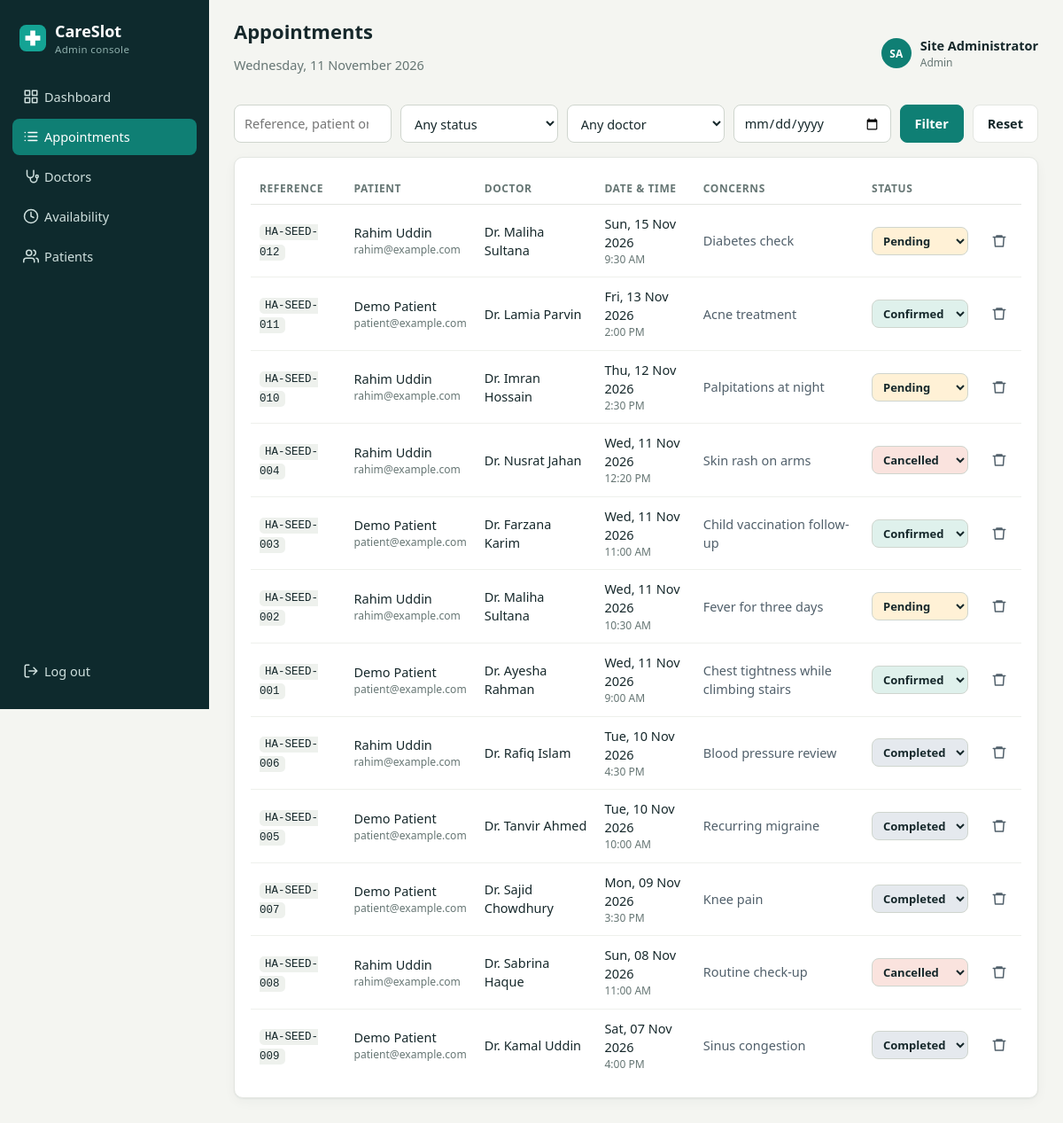
The page /admin/appointments.php (signed in) on the database its author committed.
### tables this page shows
CREATE TABLE appointments (
  id INT UNSIGNED AUTO_INCREMENT PRIMARY KEY,
  reference VARCHAR(20) NOT NULL UNIQUE,
  patient_id INT UNSIGNED NOT NULL,
  doctor_id INT UNSIGNED NOT NULL,
  appointment_date DATE NOT NULL,
  appointment_time TIME NOT NULL,
  concerns TEXT NULL,
  status ENUM('pending','confirmed','completed','cancelled') NOT NULL DEFAULT 'pending',
  slot_key VARCHAR(40) NULL,
  created_at TIMESTAMP NOT NULL DEFAULT CURRENT_TIMESTAMP,
  updated_at TIMESTAMP NOT NULL DEFAULT CURRENT_TIMESTAMP ON UPDATE CURRENT_TIMESTAMP,
  UNIQUE KEY uq_active_slot (slot_key),
  INDEX idx_appt_date (appointment_date, status),
  INDEX idx_appt_patient (patient_id),
  INDEX idx_appt_doctor_date (doctor_id, appointment_date),
  CONSTRAINT fk_appt_patient FOREIGN KEY (patient_id) REFERENCES users(id) ON DELETE CASCADE,
  CONSTRAINT fk_appt_doctor FOREIGN KEY (doctor_id) REFERENCES doctors(id)
);

CREATE TABLE users (
  id INT UNSIGNED AUTO_INCREMENT PRIMARY KEY,
  name VARCHAR(80) NOT NULL,
  email VARCHAR(120) NOT NULL UNIQUE,
  phone VARCHAR(20) NULL,
  password_hash VARCHAR(255) NOT NULL,
  role ENUM('patient','admin') NOT NULL DEFAULT 'patient',
  created_at TIMESTAMP NOT NULL DEFAULT CURRENT_TIMESTAMP
);

CREATE TABLE doctors (
  id INT UNSIGNED AUTO_INCREMENT PRIMARY KEY,
  name VARCHAR(80) NOT NULL,
  specialization_id INT UNSIGNED NOT NULL,
  qualification VARCHAR(120) NULL,
  experience_years TINYINT UNSIGNED NOT NULL DEFAULT 0,
  fee DECIMAL(8,2) NOT NULL DEFAULT 0,
  bio TEXT NULL,
  photo VARCHAR(160) NULL,
  slot_minutes TINYINT UNSIGNED NOT NULL DEFAULT 30,
  active TINYINT(1) NOT NULL DEFAULT 1,
  created_at TIMESTAMP NOT NULL DEFAULT CURRENT_TIMESTAMP,
  INDEX idx_doctor_spec (specialization_id, active),
  CONSTRAINT fk_doctor_spec FOREIGN KEY (specialization_id) REFERENCES specializations(id)
);

### admin/appointments.php (the view, shortened to what this page needs)
<?php
require __DIR__ . '/../includes/functions.php';
$pdo = db();
$q = trim($_GET['q'] ?? '');
$date = $_GET['date'] ?? '';
$where = [];
$params = [];
$stmt = $pdo->prepare('SELECT a.*, d.name AS doctor_name, u.name AS patient_name, u.email AS patient_email
    FROM appointments a JOIN doctors d ON d.id = a.doctor_id JOIN users u ON u.id = a.patient_id'
    . ($where ? ' WHERE ' . implode(' AND ', $where) : '')
    . ' ORDER BY a.appointment_date DESC, a.appointment_time DESC LIMIT 300');
$stmt->execute($params);
$rows = $stmt->fetchAll();
$pageTitle = 'Appointments';
$active = 'appointments';
require __DIR__ . '/../includes/header.php';
?>
<form class="filter-bar" method="get">
    <input type="search" name="q" value="<?= e($q) ?>" placeholder="Reference, patient or doctor">
    <select name="status"><option value="">Any status</option>
    </select>
    <select name="doctor"><option value="0">Any doctor</option>
    </select>
    <input type="date" name="date" value="<?= e($date) ?>">
    <button class="btn btn-primary">Filter</button>
    <a class="btn" href="appointments.php">Reset</a>
</form>
<section class="card">
    <div class="table-wrap"><table>
        <thead><tr><th>Reference</th><th>Patient</th><th>Doctor</th><th>Date &amp; time</th><th>Concerns</th><th>Status</th><th></th></tr></thead>
        <tbody>
        <?php foreach ($rows as $a): ?>
            <tr>
                <td><code><?= e($a['reference']) ?></code></td>
                <td><?= e($a['patient_name']) ?><small class="block muted"><?= e($a['patient_email']) ?></small></td>
                <td><?= e($a['doctor_name']) ?></td>
                <td><?= e(fmt_date($a['appointment_date'])) ?><small class="block muted"><?= e(fmt_time($a['appointment_time'])) ?></small></td>
                <td class="concerns-cell"><?= e($a['concerns']) ?></td>
                <td>
                    <form method="post" class="inline">
                        <select name="status" class="status-select s-<?= e($a['status']) ?>" data-autosubmit>
                            <?php foreach (APPOINTMENT_STATUSES as $s): ?><option value="<?= $s ?>" <?= $a['status'] === $s ? 'selected' : '' ?>><?= ucfirst($s) ?></option><?php endforeach; ?>
                        </select>
                    </form>
                </td>
                <td>
                    <form method="post" class="inline" data-confirm="Delete this appointment record permanently?">
                        <button class="icon-btn danger" title="Delete"><?= icon('trash') ?></button>
                    </form>
                </td>
            </tr>
        <?php endforeach; ?>
        </tbody>
    </table></div>
</section>
<?php require __DIR__ . '/../includes/footer.php'; ?>

### includes/header.php (shortened to what this page needs)
<?php
$user = current_user();
$bare = $bare ?? false;
?>
<!doctype html>
<html lang="en">
<head>
<link rel="stylesheet" href="<?= BASE_URL ?>/assets/css/style.css">
</head>
<body class="<?= $bare ? 'auth-page' : '' ?>">
<?php if (!$bare && $user): ?>
<div class="shell">
    <?php require __DIR__ . '/sidebar.php'; ?>
    <main class="main">
        <header class="topbar">
            <div>
                <h1><?= e($pageTitle ?? '') ?></h1>
                <p class="muted"><?= e(date('l, d F Y')) ?></p>
            </div>
            <div class="whoami"><span class="avatar sm" style="background:#0f7f74"><?= e(initials($user['name'])) ?></span><span><?= e($user['name']) ?><small><?= e(ucfirst($user['role'])) ?></small></span></div>
        </header>
<?php endif; ?>

### includes/sidebar.php
<?php
$isAdmin = $user['role'] === 'admin';
$items = $isAdmin
    ? [
        'dashboard' => ['/admin/dashboard.php', 'grid', 'Dashboard'],
        'appointments' => ['/admin/appointments.php', 'list', 'Appointments'],
        'doctors' => ['/admin/doctors.php', 'doctor', 'Doctors'],
        'availability' => ['/admin/availability.php', 'clock', 'Availability'],
        'patients' => ['/admin/patients.php', 'users', 'Patients'],
    ]
    : [
        'book' => ['/index.php', 'calendar', 'Book appointment'],
        'mine' => ['/my-appointments.php', 'list', 'My appointments'],
    ];
?>
<aside class="sidebar" id="sidebar">
    <a class="brand" href="<?= BASE_URL ?>/">
        <svg viewBox="0 0 32 32" width="30" height="30" aria-hidden="true"><rect width="32" height="32" rx="8" fill="#14a394"/><path d="M13 7h6v6h6v6h-6v6h-6v-6H7v-6h6z" fill="#fff"/></svg>
        <span>CareSlot<small><?= $isAdmin ? 'Admin console' : 'Patient portal' ?></small></span>
    </a>
    <nav>
        <?php foreach ($items as $key => [$href, $ico, $label]): ?>
            <a href="<?= BASE_URL . $href ?>" class="<?= ($active ?? '') === $key ? 'active' : '' ?>"><?= icon($ico) ?><?= e($label) ?></a>
        <?php endforeach; ?>
    </nav>
    <a class="logout" href="<?= BASE_URL ?>/logout.php?t=<?= e(csrf_token()) ?>"><?= icon('logout') ?>Log out</a>
</aside>

### includes/functions.php (shortened to what this page needs)
<?php
function e(?string $value): string
{
    return htmlspecialchars((string) $value, ENT_QUOTES, 'UTF-8');
}
function fmt_date(string $date): string
{
    return date('D, d M Y', strtotime($date));
}
function fmt_time(string $time): string
{
    return date('g:i A', strtotime($time));
}
function csrf_token(): string
{
    return $_SESSION['csrf'] ??= bin2hex(random_bytes(32));
}
function current_user(): ?array
{
    return $_SESSION['user'] ?? null;
}
function initials(string $name): string
{
    $name = trim(preg_replace('/^dr\.?\s+/i', '', $name));
    $parts = preg_split('/\s+/', $name);
    $letters = mb_substr($parts[0], 0, 1) . (isset($parts[1]) ? mb_substr($parts[1], 0, 1) : '');
    return strtoupper($letters);
}
function icon(string $name): string
{
    static $paths = [
        'grid' => '<rect x="3" y="3" width="7" height="7"/><rect x="14" y="3" width="7" height="7"/><rect x="14" y="14" width="7" height="7"/><rect x="3" y="14" width="7" height="7"/>',
        'calendar' => '<rect x="3" y="4" width="18" height="18" rx="2"/><path d="M16 2v4M8 2v4M3 10h18"/>',
        'list' => '<path d="M8 6h13M8 12h13M8 18h13M3 6h.01M3 12h.01M3 18h.01"/>',
        'users' => '<path d="M17 21v-2a4 4 0 0 0-4-4H5a4 4 0 0 0-4 4v2"/><circle cx="9" cy="7" r="4"/><path d="M23 21v-2a4 4 0 0 0-3-3.87M16 3.13a4 4 0 0 1 0 7.75"/>',
        'doctor' => '<path d="M6 3v6a5 5 0 0 0 10 0V3"/><path d="M11 14v2a5 5 0 0 0 10 0v-2"/><circle cx="21" cy="12" r="2"/>',
        'clock' => '<circle cx="12" cy="12" r="10"/><path d="M12 6v6l4 2"/>',
        'logout' => '<path d="M9 21H5a2 2 0 0 1-2-2V5a2 2 0 0 1 2-2h4M16 17l5-5-5-5M21 12H9"/>',
        'search' => '<circle cx="11" cy="11" r="8"/><path d="m21 21-4.3-4.3"/>',
        'left' => '<path d="m15 18-6-6 6-6"/>',
        'right' => '<path d="m9 18 6-6-6-6"/>',
        'check' => '<path d="M20 6 9 17l-5-5"/>',
        'star' => '<path d="m12 2 3.1 6.3 6.9 1-5 4.9 1.2 6.8L12 17.8 5.8 21l1.2-6.8-5-4.9 6.9-1z"/>',
        'plus' => '<path d="M12 5v14M5 12h14"/>',
        'trash' => '<path d="M3 6h18M8 6V4h8v2M19 6l-1 14H6L5 6"/>',
        'edit' => '<path d="M12 20h9M16.5 3.5a2.1 2.1 0 0 1 3 3L7 19l-4 1 1-4z"/>',
        'menu' => '<path d="M3 6h18M3 12h18M3 18h18"/>',
    ];
    return '<svg class="icon" viewBox="0 0 24 24" fill="none" stroke="currentColor" stroke-width="2" stroke-linecap="round" stroke-linejoin="round" aria-hidden="true">' . ($paths[$name] ?? '') . '</svg>';
}

### includes/footer.php (shortened to what this page needs)
<?php if (!($bare ?? false) && current_user()): ?>
    </main>
</div>
<?php endif; ?>
</body>
</html>

### assets/css/style.css (style rules this page uses)
:root { --ink:#16282b;--side:#0e2a2d;--side-2:#163c40;--teal:#0f7f74;--teal-d:#0a5f57;--teal-l:#e2f0ed;--bg:#f4f5f1;--card:#fff;--line:#e3e6e1;--muted:#667674;--coral:#c9533a;--amber:#b7791f;--slate:#51606b;--r:10px;--shadow:0 1px 2px rgba(14,42,45,.06),0 4px 14px rgba(14,42,45,.04) }
* { box-sizing:border-box }
body { margin:0;font-family:"Segoe UI",system-ui,-apple-system,Roboto,Arial,sans-serif;font-size:14.5px;color:var(--ink);background:var(--bg);line-height:1.45 }
h1,h2,h3 { margin:0;line-height:1.2 }
a { color:var(--teal-d) }
code { font-size:12.5px;background:#eef1ed;padding:2px 6px;border-radius:5px }
.muted { color:var(--muted) }
.block { display:block }
.icon { width:18px;height:18px;flex:none;vertical-align:-4px;margin-right:6px }
.shell { display:flex;min-height:100vh }
.sidebar { width:236px;background:var(--side);color:#cfe0de;display:flex;flex-direction:column;padding:22px 14px;position:sticky;top:0;height:100vh;flex:none }
.brand { display:flex;gap:10px;align-items:center;text-decoration:none;color:#fff;font-weight:700;font-size:18px;padding:0 8px 24px }
.brand small { display:block;font-weight:400;font-size:11.5px;color:#8fb0ad;letter-spacing:.03em }
.sidebar nav { display:flex;flex-direction:column;gap:4px;flex:1 }
.sidebar nav a,.logout { display:flex;align-items:center;padding:10px 12px;border-radius:8px;color:#cfe0de;text-decoration:none;transition:background .15s }
.sidebar nav a.active { background:var(--teal);color:#fff }
.main { flex:1;min-width:0;padding:22px 28px 40px }
.topbar { display:flex;align-items:center;gap:14px;margin-bottom:20px }
.topbar h1 { font-size:22px }
.topbar>div:first-of-type { flex:1 }
.whoami { display:flex;gap:10px;align-items:center;font-weight:600 }
.whoami small { display:block;font-weight:400;color:var(--muted);font-size:12px }
.avatar { display:inline-flex;align-items:center;justify-content:center;width:46px;height:46px;border-radius:50%;color:#fff;font-weight:700;font-size:15px;object-fit:cover;flex:none }
.avatar.sm { width:34px;height:34px;font-size:12px }
.card { background:var(--card);border:1px solid var(--line);border-radius:var(--r);box-shadow:var(--shadow);padding:18px;margin-bottom:18px }
.btn { display:inline-flex;align-items:center;justify-content:center;gap:4px;padding:9px 16px;border-radius:8px;border:1px solid var(--line);background:#fff;color:var(--ink);font:inherit;font-weight:600;cursor:pointer;text-decoration:none;transition:background .15s,border-color .15s }
.btn-primary { background:var(--teal);border-color:var(--teal);color:#fff }
.icon-btn { display:inline-flex;background:none;border:0;padding:6px;border-radius:6px;cursor:pointer;color:var(--slate);line-height:0 }
.icon-btn .icon { margin:0 }
input,select,textarea { font:inherit;color:inherit;padding:9px 11px;border:1px solid #cfd5ce;border-radius:8px;background:#fff;width:100%;transition:border-color .15s,box-shadow .15s }
.filter-bar { display:flex;gap:10px;flex-wrap:wrap;margin-bottom:16px }
.filter-bar input,.filter-bar select { width:auto;min-width:160px;flex:1;max-width:240px }
.table-wrap { overflow-x:auto }
table { width:100%;border-collapse:collapse }
th { text-align:left;font-size:12px;text-transform:uppercase;letter-spacing:.05em;color:var(--muted);padding:8px 10px;border-bottom:1px solid var(--line) }
td { padding:11px 10px;border-bottom:1px solid #eef0ec;vertical-align:middle }
tr:last-child td { border-bottom:0 }
.inline { display:inline }
.concerns-cell { max-width:240px;color:var(--slate) }
.status-select { width:auto;padding:5px 8px;font-weight:600;font-size:13px }
.status-select.s-pending { background:#fff1d6 }
.status-select.s-confirmed { background:#dff1ec }
.status-select.s-completed { background:#e5e9ee }
.status-select.s-cancelled { background:#fae3de }

### rows shown on the page
appointments: reference "HA-SEED-012", patient.name "Rahim Uddin", patient.email "rahim@example.com", doctor.name "Dr. Maliha Sultana", appointment_date "Sun, 15 Nov 2026", appointment_time "9:30 AM", concerns "Diabetes check", status "Pending"
appointments: reference "HA-SEED-011", patient.name "Demo Patient", patient.email "patient@example.com", doctor.name "Dr. Lamia Parvin", appointment_date "Fri, 13 Nov 2026", appointment_time "2:00 PM", concerns "Acne treatment", status "Confirmed"
appointments: reference "HA-SEED-010", patient.name "Rahim Uddin", patient.email "rahim@example.com", doctor.name "Dr. Imran Hossain", appointment_date "Thu, 12 Nov 2026", appointment_time "2:30 PM", concerns "Palpitations at night", status "Pending"
appointments: reference "HA-SEED-004", patient.name "Rahim Uddin", patient.email "rahim@example.com", doctor.name "Dr. Nusrat Jahan", appointment_date "Wed, 11 Nov 2026", appointment_time "12:20 PM", concerns "Skin rash on arms", status "Cancelled"
appointments: reference "HA-SEED-003", patient.name "Demo Patient", patient.email "patient@example.com", doctor.name "Dr. Farzana Karim", appointment_date "Wed, 11 Nov 2026", appointment_time "11:00 AM", concerns "Child vaccination follow-up", status "Confirmed"
appointments: reference "HA-SEED-002", patient.name "Rahim Uddin", patient.email "rahim@example.com", doctor.name "Dr. Maliha Sultana", appointment_date "Wed, 11 Nov 2026", appointment_time "10:30 AM", concerns "Fever for three days", status "Pending"
appointments: reference "HA-SEED-001", patient.name "Demo Patient", patient.email "patient@example.com", doctor.name "Dr. Ayesha Rahman", appointment_date "Wed, 11 Nov 2026", appointment_time "9:00 AM", concerns "Chest tightness while climbing stairs", status "Confirmed"
appointments: reference "HA-SEED-006", patient.name "Rahim Uddin", patient.email "rahim@example.com", doctor.name "Dr. Rafiq Islam", appointment_date "Tue, 10 Nov 2026", appointment_time "4:30 PM", concerns "Blood pressure review", status "Completed"
appointments: reference "HA-SEED-005", patient.name "Demo Patient", patient.email "patient@example.com", doctor.name "Dr. Tanvir Ahmed", appointment_date "Tue, 10 Nov 2026", appointment_time "10:00 AM", concerns "Recurring migraine", status "Completed"
appointments: reference "HA-SEED-007", patient.name "Demo Patient", patient.email "patient@example.com", doctor.name "Dr. Sajid Chowdhury", appointment_date "Mon, 09 Nov 2026", appointment_time "3:30 PM", concerns "Knee pain", status "Completed"
appointments: reference "HA-SEED-008", patient.name "Rahim Uddin", patient.email "rahim@example.com", doctor.name "Dr. Sabrina Haque", appointment_date "Sun, 08 Nov 2026", appointment_time "11:00 AM", concerns "Routine check-up", status "Cancelled"
appointments: reference "HA-SEED-009", patient.name "Demo Patient", patient.email "patient@example.com", doctor.name "Dr. Kamal Uddin", appointment_date "Sat, 07 Nov 2026", appointment_time "4:00 PM", concerns "Sinus congestion", status "Completed"

### other values the page prints
$label "Dashboard"
$label "Appointments"
$label "Doctors"
$label "Availability"
$label "Patients"
$pageTitle "Appointments"
initials($user['name']) "SA"
$user['name'] "Site Administrator"
$user['role'] "Admin"
